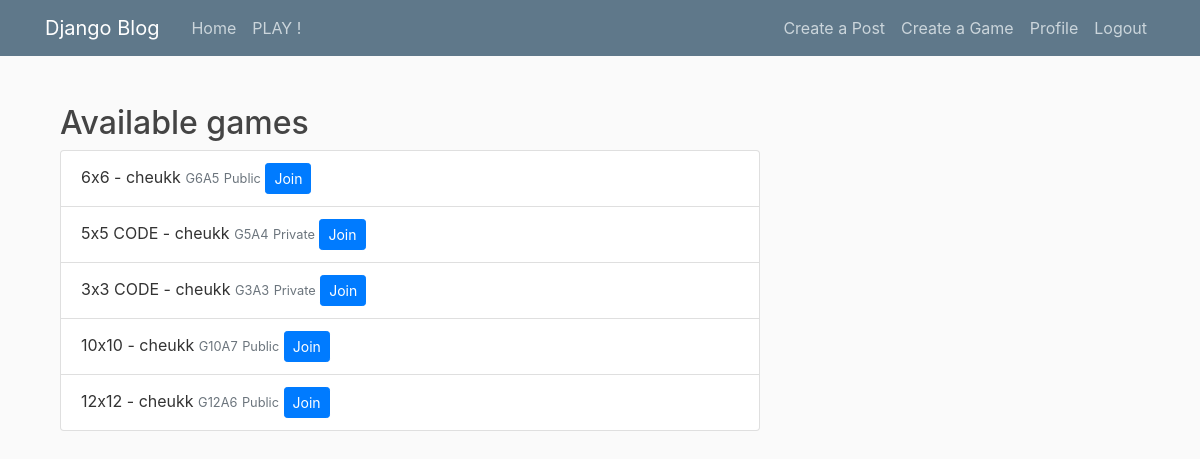
Page /list/ (signed in) on the earlier database version.
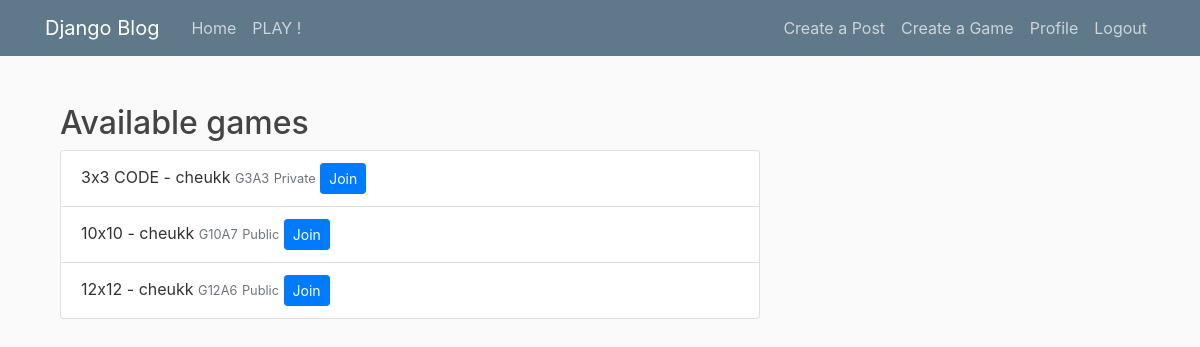
Same page on the later database version.
### blog/models.py (models this page shows, shortened)
class Game(models.Model):
    title = models.CharField(max_length=100)
    date_posted = models.DateTimeField(default=timezone.now)
    game_author = models.ForeignKey(User, on_delete=models.CASCADE, related_name='game_player1')
    game_player2 = models.ForeignKey(User, on_delete=models.SET_NULL, null=True, blank=True, related_name='game_player2')
    finished = models.BooleanField(default=False)
    room_code = models.CharField(max_length=100, null=True, blank=True)
    grid_size = models.PositiveIntegerField(default=3)
    win_size = models.PositiveIntegerField(default=3)
    private = models.BooleanField(default=False)
    winner = models.ForeignKey(User, on_delete=models.SET_NULL, null=True, blank=True, related_name='games_won')

### blog/views.py (the view)
# urls.py: path('list/', GameListView.as_view(), name='game-list'),
class GameListView(LoginRequiredMixin, ListView):
    model = Game
    template_name = 'blog/game_list.html'
    context_object_name = 'games'
    ordering = ['-date_posted']
    def get_queryset(self):
        return Game.objects.filter(finished=False).order_by('-date_posted')

### blog/templates/blog/game_list.html
{% extends "blog/base.html" %}
{% block content %}
    <div class="container mt-4">
        {% if games %}
            <h2>Available games</h2>
            <ul class="list-group">
                {% for game in games %}
                    <li class="list-group-item">
                        {{ game.title }} - {{ game.game_author.username }}
                        <small class="text-muted">G{{ game.grid_size }}A{{ game.win_size }}</small>
                        {% if game.private %}
                            <small class="text-muted">Private</small>
                        {% else %}
                            <small class="text-muted">Public</small>
                        {% endif %}
                        {% if request.user == game.game_author or request.user == game.game_player2 %}
                            <a href="{% url 'join-game' game_id=game.id %}" class="btn btn-primary btn-sm">Join</a>
                        {% elif game.game_player2 %}
                            <span class="text-muted">GAME ALREADY FULL</span>
                        {% else %}
                            <a href="{% url 'join-game' game_id=game.id %}" class="btn btn-primary btn-sm">Join</a>
                        {% endif %}
                    </li>
                {% endfor %}
            </ul>
        {% else %}
            <h2>NO PARTIES AVAILABLE</h2>
        {% endif %}
    </div>
{% endblock %}

Differences in the rows shown:
no longer on this page (row edited): Game: title "6x6", game_author.username "cheukk", grid_size "6", win_size "5", private "Public", shows "Join"
no longer on this page (row edited): Game: title "5x5 CODE", game_author.username "cheukk", grid_size "5", win_size "4", private "Private", shows "Join"
